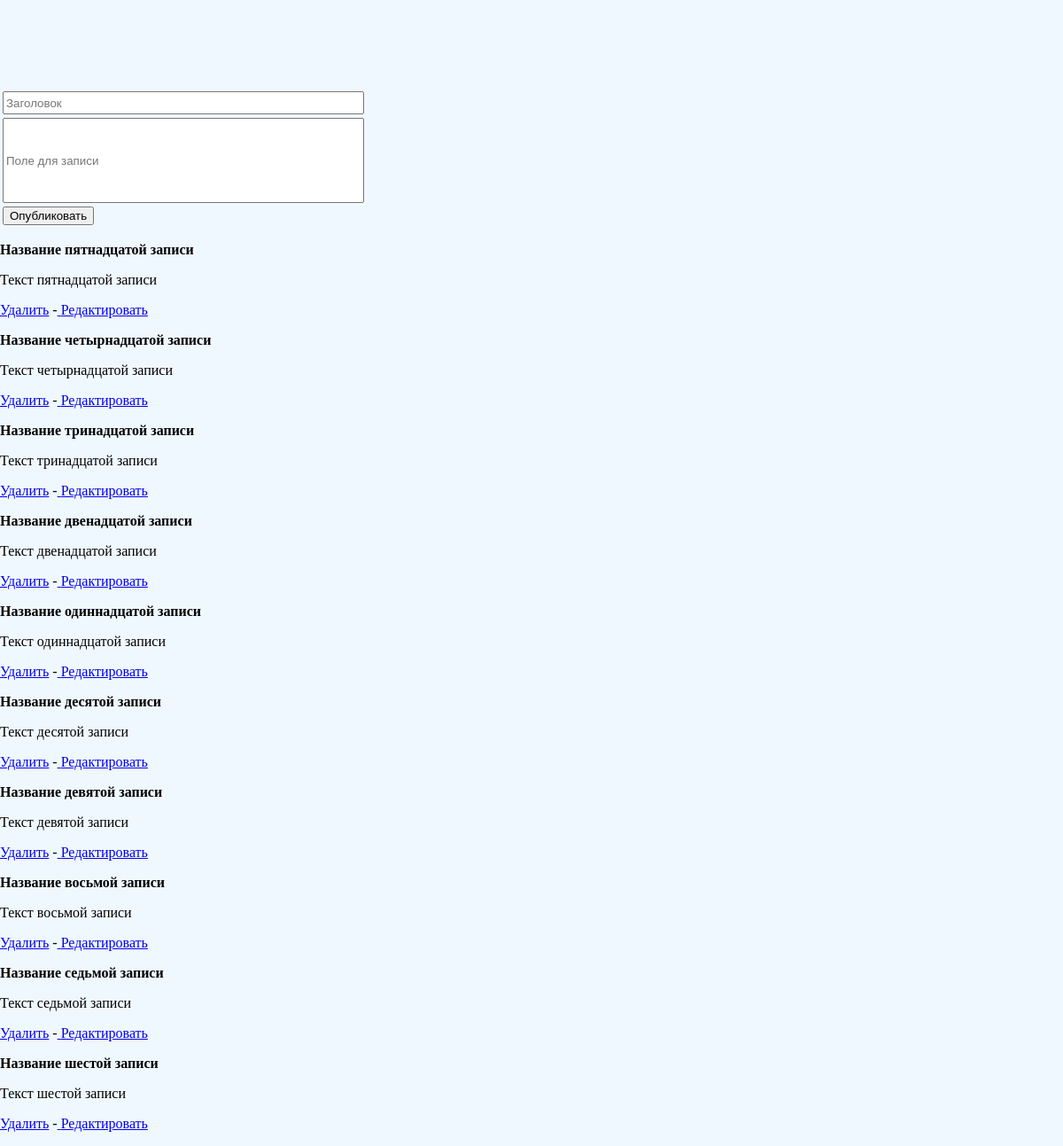
The page / on the database its author committed.
### tables this page shows
CREATE TABLE `posts` (
  `ID` int(11) NOT NULL,
  `Name_P` varchar(100) DEFAULT NULL,
  `Text_P` text DEFAULT NULL,
  `Images_P` longtext DEFAULT NULL
);

### index.php (the view, shortened to what this page needs)
<?php
	include 'php/db.php';
	$res = mysqli_query($db, 'SELECT `ID`, `Name_P`, `Text_P` FROM `posts` ORDER BY `ID` DESC LIMIT 10');
	$maspost = array();
	while ($row = mysqli_fetch_assoc($res)) {
		$maspost[] = $row;
	}
?>
<!doctype html>
<html lang="ru">
<head>
	<link href="css/styles.css" type="text/css" rel="stylesheet"/>
</head>
<body>
	<table>
		<tr>
			<section_t>
				<form action="" method="post">
					<table>
						<tr>
							<td><input type="text" name="Name_P" id="name_post" placeholder="Заголовок" value="<?= isset($_GET['red']) ? $product['Name_P'] : ''; ?>"></td>
						</tr>
						<tr>
							<td><input type="text" name="Text_P" id="text_post" placeholder="Поле для записи" value="<?= isset($_GET['red']) ? $product['Text_P'] : ''; ?>"></td>
						</tr>
						<tr>
							<td colspan="2"><input type="submit" value="Опубликовать"></td>
						</tr>
					</table>
				</form>
			</section_t>
		</tr>
		<td>
		<tr>
			<?php foreach ($maspost as $posts): ?>
			<section_posts">
				<p><b><?php echo $posts['Name_P']; ?></b><br />
				<?php echo "<p>{$posts['Text_P']}<br/></p>
				<a href='?del={$result['ID']}'>Удалить</a>	-<a href='?red={$result['ID']}'>	Редактировать</a></p>"; ?></p>
			<?php endforeach; ?>
		</tr>
	</table>
</body>
</html>

### css/styles.css (style rules this page uses)
body { padding-top: 100px; margin: 0; }
#name_post { width: 400px; height: 20px; }
#text_post { width: 400px; height: 90px; }
section_t { width: 500px; float: left; border-radius: 5px; background-color: LightSteelBlue; }

### index.php (style rules this page uses)
body { background-color: AliceBlue; }

### rows shown on the page
posts: Name_P "Название пятнадцатой записи", Text_P "Текст пятнадцатой записи"
posts: Name_P "Название четырнадцатой записи", Text_P "Текст четырнадцатой записи"
posts: Name_P "Название тринадцатой записи", Text_P "Текст тринадцатой записи"
posts: Name_P "Название двенадцатой записи", Text_P "Текст двенадцатой записи"
posts: Name_P "Название одиннадцатой записи", Text_P "Текст одиннадцатой записи"
posts: Name_P "Название десятой записи", Text_P "Текст десятой записи"
posts: Name_P "Название девятой записи", Text_P "Текст девятой записи"
posts: Name_P "Название восьмой записи", Text_P "Текст восьмой записи"
posts: Name_P "Название седьмой записи", Text_P "Текст седьмой записи"
posts: Name_P "Название шестой записи", Text_P "Текст шестой записи"
